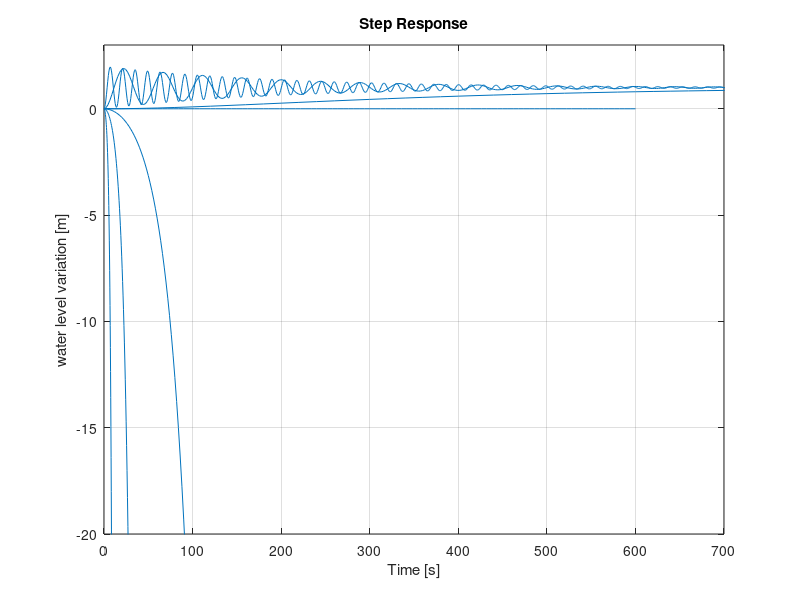

This figure's MATLAB source:
%%
a=axis;
a(1)=0;
a(2)=700;
a(3)=-20;
a(4)=3;

step(tf(0, [1 0.01 0]))%KI=0
hold on

step(tf(0.02*(0.00125), [1 0.01 0.02*0.00125]))%KI=0.00125
hold on
step(tf(0.02*1, [1 0.01 0.02*1]))%KI=1
hold on
step(tf(0.02*10, [1 0.01 0.02*10]))%KI=10
hold on

step(tf(0.02*(-0.1), [1 0.01 0.02*(-0.1)]))%KI=-0.1
hold on
step(tf(0.02*(-1), [1 0.01 -0.02]))%KI=-1
hold on
step(tf(0.02*(-10), [1 0.01 0.02*(-10)]))%KI=-10
hold on

ylabel('water level variation [m]')
axis(a);

